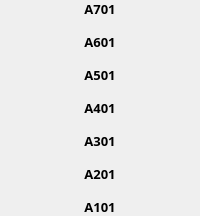
                            <widget class="QFrame" name="frame_52">
                             <property name="font">
                              <font>
                               <family>Mitr SemiBold</family>
                               <pointsize>10</pointsize>
                               <weight>75</weight>
                               <bold>true</bold>
                              </font>
                             </property>
                             <property name="frameShape">
                              <enum>QFrame::NoFrame</enum>
                             </property>
                             <property name="frameShadow">
                              <enum>QFrame::Raised</enum>
                             </property>
                             <layout class="QVBoxLayout" name="verticalLayout_49">
                              <property name="spacing">
                               <number>15</number>
                              </property>
                              <property name="leftMargin">
                               <number>0</number>
                              </property>
                              <property name="topMargin">
                               <number>0</number>
                              </property>
                              <property name="rightMargin">
                               <number>0</number>
                              </property>
                              <property name="bottomMargin">
                               <number>0</number>
                              </property>
                              <item>
                               <widget class="QLabel" name="label_72">
                                <property name="font">
                                 <font>
                                  <family>Mitr SemiBold</family>
                                  <pointsize>10</pointsize>
                                 </font>
                                </property>
                                <property name="frameShape">
                                 <enum>QFrame::NoFrame</enum>
                                </property>
                                <property name="text">
                                 <string>A701</string>
                                </property>
                                <property name="alignment">
                                 <set>Qt::AlignCenter</set>
                                </property>
                               </widget>
                              </item>
                              <item>
                               <widget class="QLabel" name="label_73">
                                <property name="font">
                                 <font>
                                  <family>Mitr SemiBold</family>
                                  <pointsize>10</pointsize>
                                 </font>
                                </property>
                                <property name="frameShape">
                                 <enum>QFrame::NoFrame</enum>
                                </property>
                                <property name="text">
                                 <string>A601</string>
                                </property>
                                <property name="alignment">
                                 <set>Qt::AlignCenter</set>
                                </property>
                               </widget>
                              </item>
                              <item>
                               <widget class="QLabel" name="label_74">
                                <property name="font">
                                 <font>
                                  <family>Mitr SemiBold</family>
                                  <pointsize>10</pointsize>
                                 </font>
                                </property>
                                <property name="frameShape">
                                 <enum>QFrame::NoFrame</enum>
                                </property>
                                <property name="text">
                                 <string>A501</string>
                                </property>
                                <property name="alignment">
                                 <set>Qt::AlignCenter</set>
                                </property>
                               </widget>
                              </item>
                              <item>
                               <widget class="QLabel" name="label_75">
                                <property name="font">
                                 <font>
                                  <family>Mitr SemiBold</family>
                                  <pointsize>10</pointsize>
                                 </font>
                                </property>
                                <property name="frameShape">
                                 <enum>QFrame::NoFrame</enum>
                                </property>
                                <property name="text">
                                 <string>A401</string>
                                </property>
                                <property name="alignment">
                                 <set>Qt::AlignCenter</set>
                                </property>
                               </widget>
                              </item>
                              <item>
                               <widget class="QLabel" name="label_80">
                                <property name="font">
                                 <font>
                                  <family>Mitr SemiBold</family>
                                  <pointsize>10</pointsize>
                                 </font>
                                </property>
                                <property name="frameShape">
                                 <enum>QFrame::NoFrame</enum>
                                </property>
                                <property name="text">
                                 <string>A301</string>
                                </property>
                                <property name="alignment">
                                 <set>Qt::AlignCenter</set>
                                </property>
                               </widget>
                              </item>
                              <item>
                               <widget class="QLabel" name="label_81">
                                <property name="font">
                                 <font>
                                  <family>Mitr SemiBold</family>
                                  <pointsize>10</pointsize>
                                  <weight>75</weight>
                                  <bold>true</bold>
                                 </font>
                                </property>
                                <property name="frameShape">
                                 <enum>QFrame::NoFrame</enum>
                                </property>
                                <property name="text">
                                 <string>A201</string>
                                </property>
                                <property name="alignment">
                                 <set>Qt::AlignCenter</set>
                                </property>
                               </widget>
                              </item>
                              <item>
                               <widget class="QLabel" name="label_30">
                                <property name="font">
                                 <font>
                                  <family>Mitr SemiBold</family>
                                  <pointsize>10</pointsize>
                                  <weight>75</weight>
                                  <bold>true</bold>
                                 </font>
                                </property>
                                <property name="text">
                                 <string>A101</string>
                                </property>
                                <property name="alignment">
                                 <set>Qt::AlignCenter</set>
                                </property>
                               </widget>
                              </item>
                             </layout>
                            </widget>
